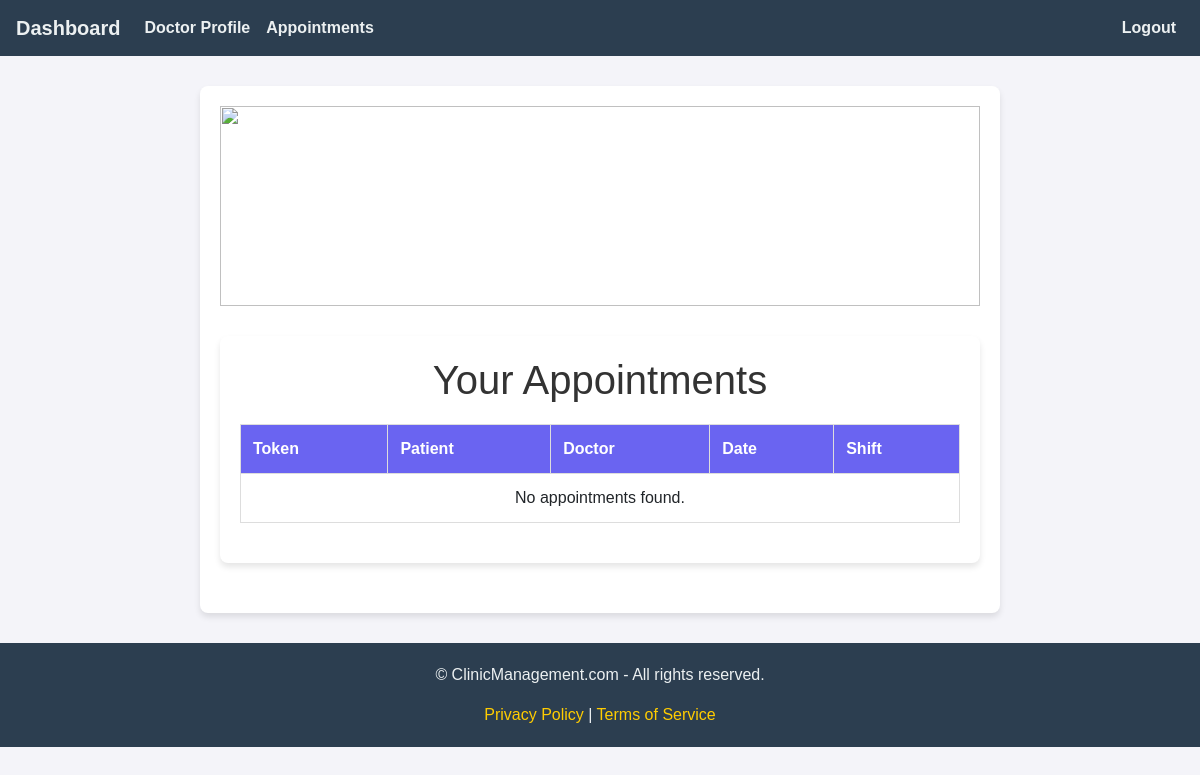
/doctor_home/ (signed in), run on an earlier commit of the app's database.
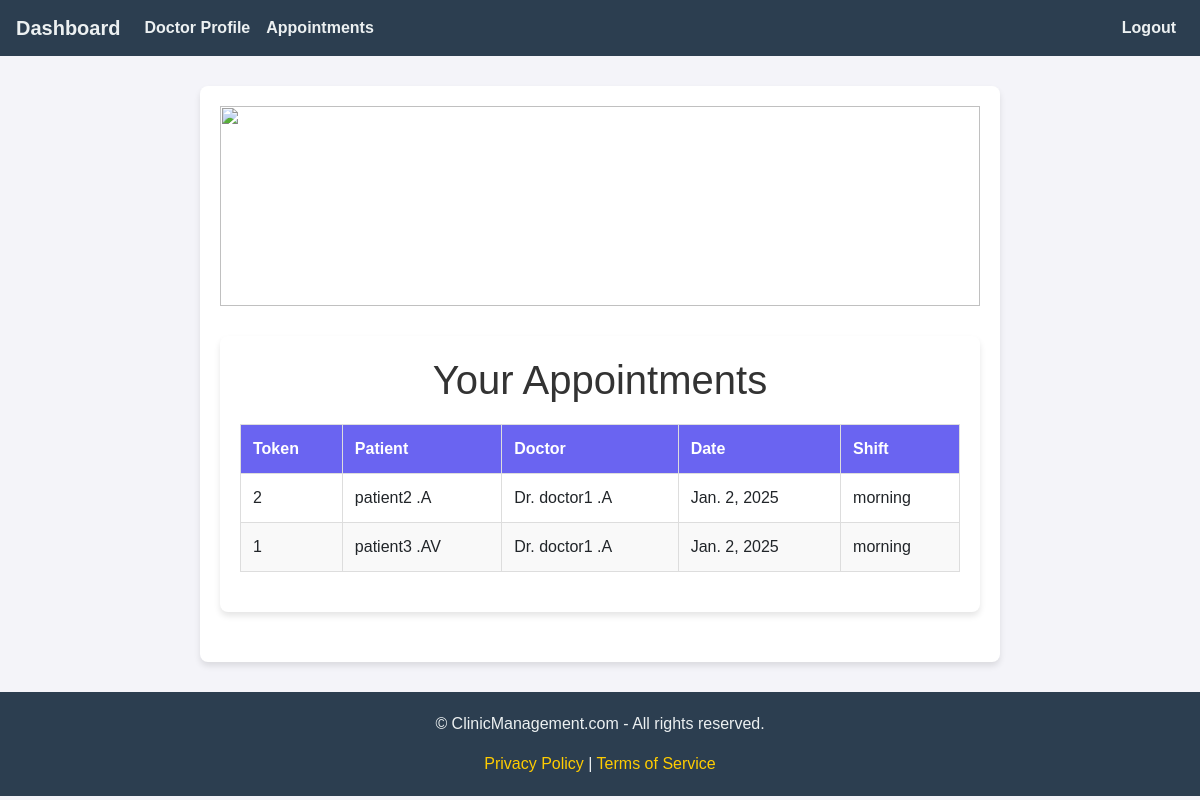
And on a later commit of the database.
### clinic_mgt_app/models.py (models this page shows, shortened)
class Appointment(models.Model):
    patient = models.ForeignKey(Patient, on_delete=models.CASCADE, related_name="appointments", limit_choices_to={'pat_user__role': 4})
    doctor = models.ForeignKey(Doctor, on_delete=models.CASCADE, related_name="doctor_appointments", limit_choices_to={'doctor_user__role': 3})
    schedule = models.ForeignKey(Schedule, on_delete=models.CASCADE)
    date = models.DateField(default=now)
    specialization = models.CharField(max_length=100, choices=Doctor.SPECIALIZATION_CHOICES, null=True)
    shift = models.CharField(max_length=40, null=True)
    token = models.PositiveIntegerField(editable=False, null=True)
    class Meta:
        unique_together = ('doctor', 'date', 'schedule', 'patient')

class Patient(models.Model):
    GENDER_CHOICES = [
        ('M', 'Male'),
        ('F', 'Female'),
        ('O', 'Other'),
    ]
    first_name = models.CharField(max_length=50, null=True, blank=True)
    last_name = models.CharField(max_length=50, null=True, blank=True)
    gender = models.CharField(max_length=10, choices=GENDER_CHOICES, null=True, blank=True)
    date_of_birth = models.DateField(null=True, blank=True)
    phone_number = models.CharField(max_length=15, null=True, blank=True)
    email = models.EmailField(null=True, blank=True)
    address = models.CharField(max_length=255, null=True, blank=True)
    pat_user = models.ForeignKey(CustomUser,on_delete=models.CASCADE,null=True)
    is_patient = models.BooleanField(default=True)

class Doctor(models.Model):
    SPECIALIZATION_CHOICES = [
        ('General Practitioner', 'General Practitioner'),
        ('Cardiologist', 'Cardiologist'),
        ('Dermatologist', 'Dermatologist'),
        ('Neurologist', 'Neurologist'),
        ('Orthopedic', 'Orthopedic'),
        ('Pediatrician', 'Pediatrician'),
        ('Psychiatrist', 'Psychiatrist'),
        ('Radiologist', 'Radiologist')
    ]
    doctor_user = models.ForeignKey(CustomUser,on_delete=models.CASCADE, null=True)
    first_name = models.CharField(max_length=100)
    last_name = models.CharField(max_length=100)
    specialization = models.CharField(max_length=100,choices=SPECIALIZATION_CHOICES)
    phone_number = models.CharField(max_length=15)
    image = models.ImageField(upload_to='image/',null=True)
    experience = models.PositiveIntegerField(help_text="Years of experience")
    clinic_address = models.TextField()
    created_at = models.DateTimeField(auto_now_add=True)
    updated_at = models.DateTimeField(auto_now=True)
    is_doctor = models.BooleanField(default=True)

class Schedule(models.Model):
    DAYS_OF_WEEK = [
        ('sunday', 'Sunday'),
        ('monday', 'Monday'),
        ('tuesday', 'Tuesday'),
        ('wednesday', 'Wednesday'),
        ('thursday', 'Thursday'),
        ('friday', 'Friday'),
        ('saturday', 'Saturday')
    ]
    SHIFTS = [
        ('morning', 'Morning'),
        ('afternoon', 'Afternoon'),
        ('evening', 'Evening'),
        ('night', 'Night'),
    ]
    specialization = models.CharField(max_length=100, choices=Doctor.SPECIALIZATION_CHOICES)
    doctor = models.ForeignKey(Doctor, on_delete=models.CASCADE, null=True)
    shifts = models.CharField(max_length=100,null=True ,choices=SHIFTS)
    day = models.CharField(max_length=9, choices=DAYS_OF_WEEK)
    class Meta:
        unique_together = ('doctor', 'day', 'shifts','specialization')

### clinic_mgt_app/views.py (the view)
# urls.py: path('doctor_home/',views.doctor_home,name='doctor_home'),
def doctor_home(request):
    doctor_profiles = Doctor.objects.filter(doctor_user=request.user)
    doctor_profile = doctor_profiles.first() if doctor_profiles.exists() else None
    if doctor_profile:
        appointments = Appointment.objects.filter(doctor=doctor_profile).order_by('date', 'shift')
    context = {
        'doctor': doctor_profile,
        'appointments': appointments,
    }
    return render(request, 'doctor_home.html', context)

### clinic_mgt_app/templates/doctor_home.html (shortened to what this page needs)
{% extends 'doctor_base.html' %}
{% block content %}
</head>
<body>
<div class="background">
    <img src="https://th.bing.com/th/id/R.90367709a0f9577dfdd94f5b22a3302f?rik=QJEPgUsM5wFYWw&riu=http%3a%2f%2fwww.rideaufht.ca%2fwp-content%2fuploads%2f2016%2f07%2fAdobeStock_92345619.jpeg&ehk=yx1J00J2TPseGneOiR8unySrC1Jt0qjsDTEEcZ2XcRk%3d&risl=1&pid=ImgRaw&r=0" alt="">
</div>
    <div class="container">
        <h1>Your Appointments</h1>
        <table>
            <thead>
                <tr>
                    <th>Token</th>
                    <th>Patient</th>
                    <th>Doctor</th>
                    <th>Date</th>
                    <th>Shift</th>
                </tr>
            </thead>
            <tbody>
                {% if appointments %}
                    {% for appointment in appointments %}
                        <tr>
                            <td>{{ appointment.token }}</td>
                            <td>{{ appointment.patient.first_name }} {{ appointment.patient.last_name }}</td>
                            <td>Dr. {{ appointment.doctor.first_name }} {{ appointment.doctor.last_name }}</td>
                            <td>{{ appointment.date }}</td>
                            <td>{{ appointment.schedule.shifts }}</td>
                        </tr>
                    {% endfor %}
                {% else %}
                    <tr>
                        <td colspan="5" style="text-align: center;">No appointments found.</td>
                    </tr>
                {% endif %}
            </tbody>
        </table>
    </div>
</body>
{% endblock content %}

What changed in the data, as far as the page shows it:
added Appointment: token "2", patient.first_name "patient2", patient.last_name ".A", doctor.first_name "doctor1", doctor.last_name ".A", date "Jan. 2, 2025", schedule.shifts "morning"
added Appointment: token "1", patient.first_name "patient3", patient.last_name ".AV", doctor.first_name "doctor1", doctor.last_name ".A", date "Jan. 2, 2025", schedule.shifts "morning"
Also different on the page:
text no longer shown: "No appointments found."
